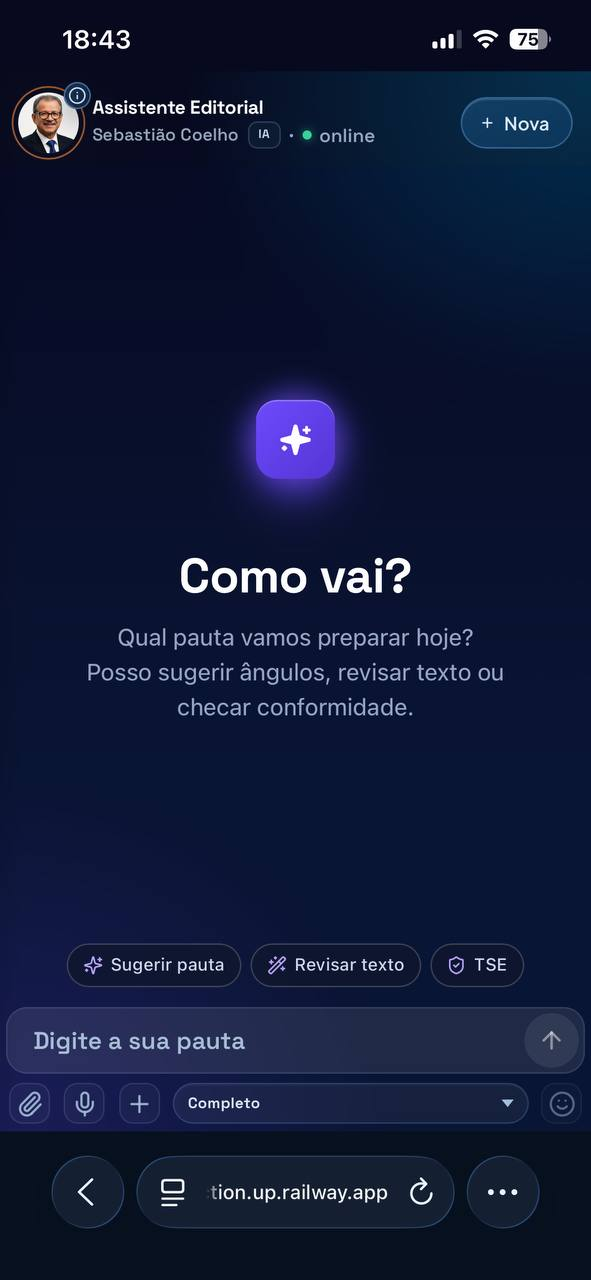
#> input picture Projeto 3 - Personal Ai/Pagina inicial Ai.jpg, 591 x 1280 px; the run also reads 2 pictures not shown here
$ python build_mockups.py
#> lines starting #> are read from the running program, lines starting #| are printed output that depends on the picture
### tools/portfolio_mockup_utils.py
from __future__ import annotations

from pathlib import Path
from typing import Iterable

from PIL import Image, ImageDraw, ImageFilter, ImageFont, ImageOps


def ensure_dir(path: Path) -> None:
    path.mkdir(parents=True, exist_ok=True)


def load_font(size: int, bold: bool = False) -> ImageFont.FreeTypeFont | ImageFont.ImageFont:
    candidates = [
        "C:/Windows/Fonts/segoeuib.ttf" if bold else "C:/Windows/Fonts/segoeui.ttf",
        "C:/Windows/Fonts/arialbd.ttf" if bold else "C:/Windows/Fonts/arial.ttf",
    ]
    for candidate in candidates:
        if Path(candidate).exists():
            return ImageFont.truetype(candidate, size=size)
    return ImageFont.load_default()


def hex_to_rgb(value: str) -> tuple[int, int, int]:
    value = value.lstrip("#")
    return tuple(int(value[i : i + 2], 16) for i in (0, 2, 4))


def vertical_gradient(size: tuple[int, int], top_hex: str, bottom_hex: str) -> Image.Image:
    width, height = size
    top = hex_to_rgb(top_hex)
    bottom = hex_to_rgb(bottom_hex)
    image = Image.new("RGB", size)
    pixels = image.load()
    for y in range(height):
        mix = y / max(height - 1, 1)
        color = tuple(int(top[i] * (1 - mix) + bottom[i] * mix) for i in range(3))
        for x in range(width):
            pixels[x, y] = color
    return image


def add_glows(base: Image.Image, glows: Iterable[tuple[tuple[int, int], int, tuple[int, int, int, int]]]) -> None:
    for center, radius, color in glows:
        layer = Image.new("RGBA", base.size, (0, 0, 0, 0))
        draw = ImageDraw.Draw(layer)
        x, y = center
        draw.ellipse((x - radius, y - radius, x + radius, y + radius), fill=color)
        layer = layer.filter(ImageFilter.GaussianBlur(radius // 2))
        base.alpha_composite(layer)


def add_noise(base: Image.Image, opacity: int = 16) -> None:
    noise = Image.effect_noise(base.size, 10).convert("L")
    noise = ImageOps.colorize(noise, (0, 0, 0), (255, 255, 255)).convert("RGBA")
    noise.putalpha(opacity)
    base.alpha_composite(noise)


def add_grid(base: Image.Image, step: int = 88, color: tuple[int, int, int, int] = (255, 255, 255, 18)) -> None:
    layer = Image.new("RGBA", base.size, (0, 0, 0, 0))
    draw = ImageDraw.Draw(layer)
    width, height = base.size
    for x in range(0, width, step):
        draw.line((x, 0, x, height), fill=color, width=1)
    for y in range(0, height, step):
        draw.line((0, y, width, y), fill=color, width=1)
    layer = layer.filter(ImageFilter.GaussianBlur(0.4))
    base.alpha_composite(layer)


def make_stage(
    size: tuple[int, int],
    top: str,
    bottom: str,
    glows: Iterable[tuple[tuple[int, int], int, tuple[int, int, int, int]]],
) -> Image.Image:
    canvas = vertical_gradient(size, top, bottom).convert("RGBA")
    add_glows(canvas, glows)
    add_grid(canvas)
    add_noise(canvas, opacity=14)
    return canvas


def rounded_mask(size: tuple[int, int], radius: int) -> Image.Image:
    mask = Image.new("L", size, 0)
    draw = ImageDraw.Draw(mask)
    draw.rounded_rectangle((0, 0, size[0], size[1]), radius=radius, fill=255)
    return mask


def soften_shot(image: Image.Image) -> Image.Image:
    image = image.filter(ImageFilter.GaussianBlur(0.2))
    image = image.filter(ImageFilter.UnsharpMask(radius=1.8, percent=130, threshold=2))
    return image


# [5 lines left out: function make_shadow, not called in this run]


def text_width(draw: ImageDraw.ImageDraw, text: str, font: ImageFont.ImageFont) -> int:
    box = draw.textbbox((0, 0), text, font=font)
    return box[2] - box[0]


def wrap_text(draw: ImageDraw.ImageDraw, text: str, font: ImageFont.ImageFont, max_width: int) -> list[str]:
    words = text.split()
    lines: list[str] = []
    current = ""
    for word in words:
        trial = word if not current else current + " " + word
        if text_width(draw, trial, font) <= max_width:
            current = trial
        else:
            if current:
                lines.append(current)
            current = word
    if current:
        lines.append(current)
    return lines


def draw_label(draw: ImageDraw.ImageDraw, x: int, y: int, text: str) -> None:
    font = load_font(20, bold=True)
    w = text_width(draw, text, font) + 34
    h = 42
    draw.rounded_rectangle((x, y, x + w, y + h), radius=21, fill=(255, 255, 255, 172), outline=(255, 255, 255, 110), width=1)
    draw.text((x + 18, y + 11), text, font=font, fill=(49, 57, 66))


def draw_guest_avatar(
    draw: ImageDraw.ImageDraw,
    center: tuple[int, int],
    radius: int,
    bg: tuple[int, int, int] = (107, 114, 128),
    fg: tuple[int, int, int] = (255, 255, 255),
) -> None:
    cx, cy = center
    draw.ellipse((cx - radius, cy - radius, cx + radius, cy + radius), fill=bg)
    head_r = int(radius * 0.28)
    draw.ellipse(
        (cx - head_r, cy - radius * 0.34 - head_r, cx + head_r, cy - radius * 0.34 + head_r),
        fill=fg,
    )
    body_w = int(radius * 1.08)
    body_h = int(radius * 0.82)
    draw.rounded_rectangle(
        (
            cx - body_w // 2,
            cy - radius * 0.02,
            cx + body_w // 2,
            cy - radius * 0.02 + body_h,
        ),
        radius=int(radius * 0.26),
        fill=fg,
    )


def add_copy_block(
    canvas: Image.Image,
    title: str,
    subtitle: str,
    label: str,
    x: int = 160,
    y: int = 126,
) -> None:
    draw = ImageDraw.Draw(canvas)
    draw_label(draw, x, y, label)
    title_font = load_font(46, bold=True)
    body_font = load_font(18)
    draw.text((x, y + 70), title, font=title_font, fill=(39, 44, 51))
    draw.text((x, y + 136), subtitle, font=body_font, fill=(92, 98, 108))


def crop_resize(image: Image.Image, box: tuple[int, int, int, int], size: tuple[int, int]) -> Image.Image:
    crop = image.crop(box)
    crop_ratio = crop.width / crop.height
    target_ratio = size[0] / size[1]
    if crop_ratio > target_ratio:
      new_h = size[1]
      new_w = int(new_h * crop_ratio)
    else:
      new_w = size[0]
      new_h = int(new_w / crop_ratio)
    resized = crop.resize((new_w, new_h), Image.Resampling.LANCZOS)
    left = max((new_w - size[0]) // 2, 0)
    top = max((new_h - size[1]) // 2, 0)
    return resized.crop((left, top, left + size[0], top + size[1]))


def build_phone_frame(
    screen: Image.Image,
    outer_w: int = 620,
    outer_h: int = 1280,
    body_color: tuple[int, int, int] = (13, 16, 22),
) -> tuple[Image.Image, dict]:
    bezel = 22
    frame = Image.new("RGBA", (outer_w, outer_h), (0, 0, 0, 0))
    draw = ImageDraw.Draw(frame)

    draw.rounded_rectangle((12, 12, outer_w - 12, outer_h - 12), radius=94, fill=(32, 37, 46, 255))
    draw.rounded_rectangle((18, 18, outer_w - 18, outer_h - 18), radius=90, fill=body_color)
    draw.rounded_rectangle((28, 28, outer_w - 28, outer_h - 28), radius=84, outline=(105, 115, 128, 82), width=2)

    screen_w = outer_w - bezel * 2
    screen_h = outer_h - bezel * 2
    source_w, source_h = screen.size
    screen = soften_shot(screen.resize((screen_w, screen_h), Image.Resampling.LANCZOS))
    mask = rounded_mask((screen_w, screen_h), 70)
    frame.paste(screen, (bezel, bezel), mask)

    speaker_w = 120
    speaker_h = 10
    speaker_x = (outer_w - speaker_w) // 2
    speaker_y = 54
    draw.rounded_rectangle((speaker_x, speaker_y, speaker_x + speaker_w, speaker_y + speaker_h), radius=5, fill=(34, 39, 47, 235))
    draw.rounded_rectangle((speaker_x + 12, speaker_y + 2, speaker_x + speaker_w - 12, speaker_y + speaker_h - 2), radius=4, fill=(58, 64, 74, 245))

    side_line = (255, 255, 255, 34)
    draw.rounded_rectangle((8, 210, 12, 360), radius=2, fill=side_line)
    draw.rounded_rectangle((8, 390, 12, 500), radius=2, fill=side_line)
    draw.rounded_rectangle((outer_w - 12, 300, outer_w - 8, 470), radius=2, fill=side_line)

    gloss = Image.new("RGBA", (outer_w, outer_h), (0, 0, 0, 0))
    gd = ImageDraw.Draw(gloss)
    gd.polygon(
        [(outer_w * 0.54, 0), (outer_w, 0), (outer_w, outer_h * 0.42), (outer_w * 0.7, outer_h * 0.24)],
        fill=(255, 255, 255, 24),
    )
    gloss = gloss.filter(ImageFilter.GaussianBlur(16))
    frame.alpha_composite(gloss)

    return frame, {
        "screen_box": (bezel, bezel, bezel + screen_w, bezel + screen_h),
        "scale_x": screen_w / source_w,
        "scale_y": screen_h / source_h,
    }


def place_phone_frame(
    canvas: Image.Image,
    screen: Image.Image,
    pos: tuple[int, int],
    outer_w: int = 620,
    outer_h: int = 1280,
    shadow_alpha: int = 0,
) -> dict:
    phone, meta = build_phone_frame(screen, outer_w=outer_w, outer_h=outer_h)
    if shadow_alpha > 0:
        shadow = make_shadow((phone.width + 90, phone.height + 90), 96, 44, shadow_alpha)
        canvas.alpha_composite(shadow, (pos[0] - 45, pos[1] - 34))
    canvas.alpha_composite(phone, pos)
    return {
        "x": pos[0],
        "y": pos[1],
        "w": phone.width,
        "h": phone.height,
        "screen_box": (
            pos[0] + meta["screen_box"][0],
            pos[1] + meta["screen_box"][1],
            pos[0] + meta["screen_box"][2],
            pos[1] + meta["screen_box"][3],
        ),
        "scale_x": meta["scale_x"],
        "scale_y": meta["scale_y"],
    }


def phone_point(meta: dict, point: tuple[int, int]) -> tuple[int, int]:
    x = int(meta["screen_box"][0] + point[0] * meta["scale_x"])
    y = int(meta["screen_box"][1] + point[1] * meta["scale_y"])
    return x, y


def add_callout_panel_phone(
    canvas: Image.Image,
    source_shot: Image.Image,
    phone_meta: dict,
    crop_box: tuple[int, int, int, int],
    panel_box: tuple[int, int, int, int],
    title: str,
    body: str,
    accent: tuple[int, int, int],
    badge: str = "ZOOM EM DETALHE",
) -> None:
    draw = ImageDraw.Draw(canvas)
    panel = Image.new("RGBA", (panel_box[2] - panel_box[0], panel_box[3] - panel_box[1]), (0, 0, 0, 0))
    pd = ImageDraw.Draw(panel)
    pd.rounded_rectangle((0, 0, panel.width, panel.height), radius=32, fill=(16, 21, 29, 245), outline=(66, 79, 91, 148), width=1)

    crop = crop_resize(source_shot, crop_box, (panel.width - 40, 188))
    crop_mask = rounded_mask(crop.size, 22)
    panel.paste(crop, (20, 20), crop_mask)

    badge_font = load_font(14, bold=True)
    badge_w = text_width(pd, badge, badge_font) + 24
    pd.rounded_rectangle((20, 220, 20 + badge_w, 248), radius=14, fill=(accent[0], accent[1], accent[2], 48), outline=(accent[0], accent[1], accent[2], 120), width=1)
    pd.text((32, 227), badge, font=badge_font, fill=(accent[0], accent[1], accent[2], 255))

    title_font = load_font(24, bold=True)
    body_font = load_font(17)
    pd.text((20, 268), title, font=title_font, fill=(239, 243, 247))
    body_lines = wrap_text(pd, body, body_font, panel.width - 40)
    y = 308
    for line in body_lines[:4]:
        pd.text((20, y), line, font=body_font, fill=(172, 182, 194))
        y += 24

    canvas.alpha_composite(panel, (panel_box[0], panel_box[1]))

    anchor_src = ((crop_box[0] + crop_box[2]) // 2, (crop_box[1] + crop_box[3]) // 2)
    src_point = phone_point(phone_meta, anchor_src)
    panel_anchor = (panel_box[0], panel_box[1] + 86)
    mid_x = int((src_point[0] + panel_anchor[0]) / 2)
    line_color = accent + (220,)
    draw.line((src_point[0], src_point[1], mid_x, src_point[1]), fill=line_color, width=3)
    draw.line((mid_x, src_point[1], mid_x, panel_anchor[1]), fill=line_color, width=3)
    draw.line((mid_x, panel_anchor[1], panel_anchor[0], panel_anchor[1]), fill=line_color, width=3)
    draw.ellipse((src_point[0] - 8, src_point[1] - 8, src_point[0] + 8, src_point[1] + 8), fill=(16, 21, 29, 255), outline=line_color, width=3)
    draw.ellipse((panel_anchor[0] - 7, panel_anchor[1] - 7, panel_anchor[0] + 7, panel_anchor[1] + 7), fill=(16, 21, 29, 255), outline=line_color, width=3)


# [137 lines left out: functions build_browser_frame, place_browser_frame, browser_point, add_callout_panel_browser, not called in this run]

### Projeto 3 - Personal Ai/edicoes-portfolio/build_mockups.py
from __future__ import annotations

import gc
import sys
from pathlib import Path

from PIL import Image, ImageDraw

sys.path.append(str(Path(__file__).resolve().parents[2] / "tools"))

from portfolio_mockup_utils import (  # noqa: E402
    add_callout_panel_phone,
    add_copy_block,
    draw_guest_avatar,
    ensure_dir,
    load_font,
    make_stage,
    place_phone_frame,
)


ROOT = Path(__file__).resolve().parent.parent
OUT_DIR = Path(__file__).resolve().parent


def shot_crop(name: str) -> tuple[int, int, int, int]:
    if name.startswith("Pagina inicial"):
        return (0, 0, 591, 1068)
    if "Responsabilidade" in name:
        return (0, 0, 591, 1072)
    return (0, 0, 591, 1088)


def open_shot(name: str, crop: tuple[int, int, int, int] | None = None) -> Image.Image:
    image = Image.open(ROOT / name).convert("RGB")
    image = image.crop(crop) if crop else image
    image = anonymize_candidate_header(image)
    if "Responsabilidade" in name:
        image = anonymize_responsibility_modal(image)
    return image


def anonymize_candidate_header(image: Image.Image) -> Image.Image:
    screen = image.copy()
    draw = ImageDraw.Draw(screen)
    body_font = load_font(15, bold=True)

    draw.ellipse((11, 83, 85, 157), fill=(255, 255, 255), outline=(213, 120, 71), width=3)
    draw_guest_avatar(draw, (48, 120), 28, bg=(170, 176, 188), fg=(255, 255, 255))
    draw.rounded_rectangle((88, 114, 248, 146), radius=10, fill=(13, 18, 46))
    draw.text((92, 119), "Seu candidato", font=body_font, fill=(203, 209, 222))
    return screen


def anonymize_responsibility_modal(image: Image.Image) -> Image.Image:
    screen = image.copy()
    draw = ImageDraw.Draw(screen)
    text_font = load_font(18, bold=True)

    draw.rectangle((34, 385, 320, 426), fill=(22, 28, 64))
    draw.text((39, 389), "do seu candidato.", font=text_font, fill=(244, 246, 250))
    return screen


def export_single(title: str, subtitle: str, screen_name: str, out_name: str) -> None:
    screen = open_shot(screen_name, shot_crop(screen_name))
    canvas = make_stage(
        (1520, 1640),
        "#efedf8",
        "#dfdde9",
        [((220, 220), 320, (128, 104, 255, 44)), ((1260, 260), 280, (72, 190, 255, 28))],
    )
    add_copy_block(canvas, title, subtitle, "PERSONAL AI", x=120, y=98)
    place_phone_frame(canvas, screen, (480, 300), outer_w=560, outer_h=1156)
    draw = ImageDraw.Draw(canvas)
    font = load_font(18)
    draw.text(
        (120, 1488),
        "Tratamento mobile para parecer produto real, nao demo solta.",
        font=font,
        fill=(102, 108, 118),
    )
    canvas.convert("RGB").save(OUT_DIR / out_name, quality=95)


def export_thumb() -> None:
    home = open_shot("Pagina inicial Ai.jpg", shot_crop("Pagina inicial Ai.jpg"))
    actions = open_shot("Opçoes que ela fornece.jpg", shot_crop("Opçoes que ela fornece.jpg"))
    canvas = make_stage(
        (1400, 980),
        "#10142a",
        "#0c1125",
        [
            ((180, 180), 260, (135, 104, 255, 44)),
            ((1210, 180), 220, (72, 190, 255, 34)),
            ((1120, 860), 260, (104, 78, 255, 28)),
        ],
    )
    draw = ImageDraw.Draw(canvas)
    from portfolio_mockup_utils import draw_label  # noqa: E402

    draw_label(draw, 70, 64, "PERSONAL AI")
    place_phone_frame(canvas, home, (94, 190), outer_w=380, outer_h=784)
    place_phone_frame(canvas, actions, (720, 152), outer_w=470, outer_h=970)
    title_font = load_font(30, bold=True)
    body_font = load_font(17)
    draw.text((70, 856), "Assistente editorial com clareza, risco e proximo passo.", font=title_font, fill=(241, 244, 250))
    draw.text((70, 904), "Preview para card do portfolio.", font=body_font, fill=(136, 144, 164))
    canvas.convert("RGB").save(OUT_DIR / "04-personal-ai-thumb.png", quality=95)


def export_hero() -> None:
    home = open_shot("Pagina inicial Ai.jpg", shot_crop("Pagina inicial Ai.jpg"))
    resp = open_shot("Responsabilidade da ai.jpg", shot_crop("Responsabilidade da ai.jpg"))
    canvas = make_stage(
        (1920, 1400),
        "#efedf8",
        "#dfdde9",
        [
            ((230, 220), 340, (128, 104, 255, 46)),
            ((1710, 240), 320, (72, 190, 255, 30)),
            ((1560, 1180), 320, (92, 78, 255, 24)),
        ],
    )
    add_copy_block(
        canvas,
        "Assistencia editorial com responsabilidade embutida",
        "Home do assistente, acoes guiadas e mensagem de responsabilidade tratadas como produto premium.",
        "PERSONAL AI",
        x=120,
        y=104,
    )
    place_phone_frame(canvas, home, (140, 430), outer_w=360, outer_h=742)
    place_phone_frame(canvas, resp, (540, 290), outer_w=430, outer_h=888)
    draw = ImageDraw.Draw(canvas)
    quote_font = load_font(22, bold=True)
    body_font = load_font(18)
    draw.text((1260, 610), "Tom, seguranca e decisao em um fluxo unico.", font=quote_font, fill=(41, 46, 54))
    lines = [
        "A IA ganha cara de produto quando a interface",
        "mostra criterio, contexto e responsabilidade de uso.",
    ]
    y = 660
    for line in lines:
        draw.text((1260, y), line, font=body_font, fill=(102, 108, 118))
        y += 28
    canvas.convert("RGB").save(OUT_DIR / "05-personal-ai-hero.png", quality=95)


def export_callout_actions() -> None:
    actions = open_shot("Opçoes que ela fornece.jpg", shot_crop("Opçoes que ela fornece.jpg"))
    canvas = make_stage(
        (1880, 1360),
        "#efedf8",
        "#dfdde9",
        [
            ((230, 220), 300, (128, 104, 255, 42)),
            ((1660, 240), 300, (72, 190, 255, 26)),
        ],
    )
    add_copy_block(
        canvas,
        "Acoes prontas com proximo passo claro",
        "O zoom editorial reforca utilidade real e reduz leitura dispersa.",
        "PERSONAL AI",
        x=120,
        y=104,
    )
    phone_meta = place_phone_frame(canvas, actions, (110, 280), outer_w=500, outer_h=1032)
    add_callout_panel_phone(
        canvas,
        actions,
        phone_meta,
        (20, 650, 562, 1012),
        (940, 620, 1560, 1040),
        "Revisao editorial pronta",
        "Componente desenhado para encurtar o caminho entre intencao, revisao e proxima acao segura da equipe.",
        (142, 122, 255),
    )
    canvas.convert("RGB").save(OUT_DIR / "06-personal-ai-actions-callout.png", quality=95)


def export_callout_responsabilidade() -> None:
    resp = open_shot("Responsabilidade da ai.jpg", shot_crop("Responsabilidade da ai.jpg"))
    canvas = make_stage(
        (1880, 1360),
        "#efedf8",
        "#dfdde9",
        [
            ((230, 220), 300, (128, 104, 255, 42)),
            ((1660, 240), 300, (255, 154, 110, 18)),
        ],
    )
    add_copy_block(
        canvas,
        "Camada de responsabilidade visivel",
        "A mensagem nao parece texto juridico jogado. Ela entra como parte da experiencia.",
        "PERSONAL AI",
        x=120,
        y=104,
    )
    phone_meta = place_phone_frame(canvas, resp, (110, 280), outer_w=500, outer_h=1032)
    add_callout_panel_phone(
        canvas,
        resp,
        phone_meta,
        (18, 166, 430, 610),
        (940, 580, 1560, 1000),
        "Responsabilidade embutida",
        "A interface explicita limites da IA sem quebrar o fluxo. Isso aumenta confianca e reduz leitura de risco.",
        (255, 162, 110),
    )
    canvas.convert("RGB").save(OUT_DIR / "07-personal-ai-responsabilidade-callout.png", quality=95)


def build_all() -> None:
    ensure_dir(OUT_DIR)
    export_single(
        "Home do assistente editorial",
        "Boas-vindas, status e entrada principal com acabamento premium.",
        "Pagina inicial Ai.jpg",
        "01-personal-ai-home-iphone.png",
    )
#> in open_shot, image is the input picture: PIL image 591x1280 RGB; mean R, G, B 17.1, 26.1, 55.8
#> in open_shot, `image = image.crop(crop) if crop else image`:
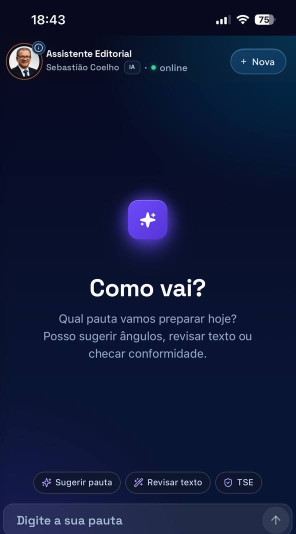
#> image: PIL image 591x1068 RGB (shown at 1/2 size); mean R, G, B 16.7, 25.6, 56.7
#> in make_stage, `canvas = vertical_gradient(size, top, bottom).convert("RGBA")`:
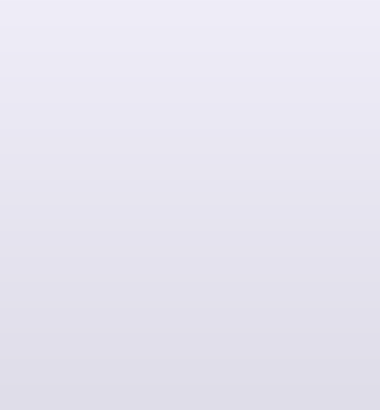
#> canvas: PIL image 1520x1640 RGBA (shown at 1/4 size); mean R, G, B, A 230.5, 228.5, 240, 255
#> the loop in add_glows, `for center, radius, color in glows:` made 2 passes
#> pass 1, in add_glows, `layer = layer.filter(ImageFilter.GaussianBlur(radius // 2))`:
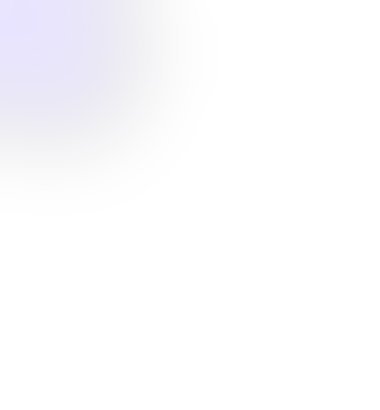
#> layer: PIL image 1520x1640 RGBA (shown at 1/4 size); mean R, G, B, A 13, 10.6, 26, 4.5; transparent parts drawn white
#> after the loop in add_glows, `for center, radius, color in glows:`:
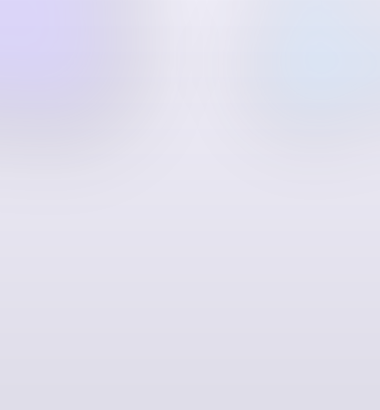
#> base: PIL image 1520x1640 RGBA (shown at 1/4 size); mean R, G, B, A 225.9, 224.4, 237.8, 255
#> in add_noise, `noise = Image.effect_noise(base.size, 10).convert("L")`:
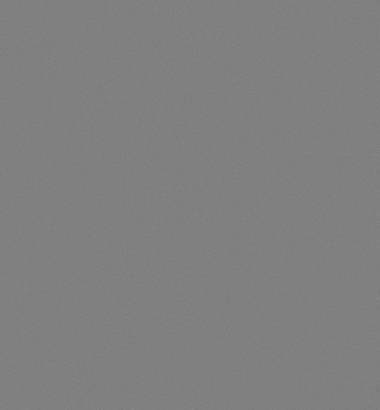
#> noise: PIL image 1520x1640 L (shown at 1/4 size); min 74, max 174, mean 127.5
#> in soften_shot, `image = image.filter(ImageFilter.GaussianBlur(0.2))`:
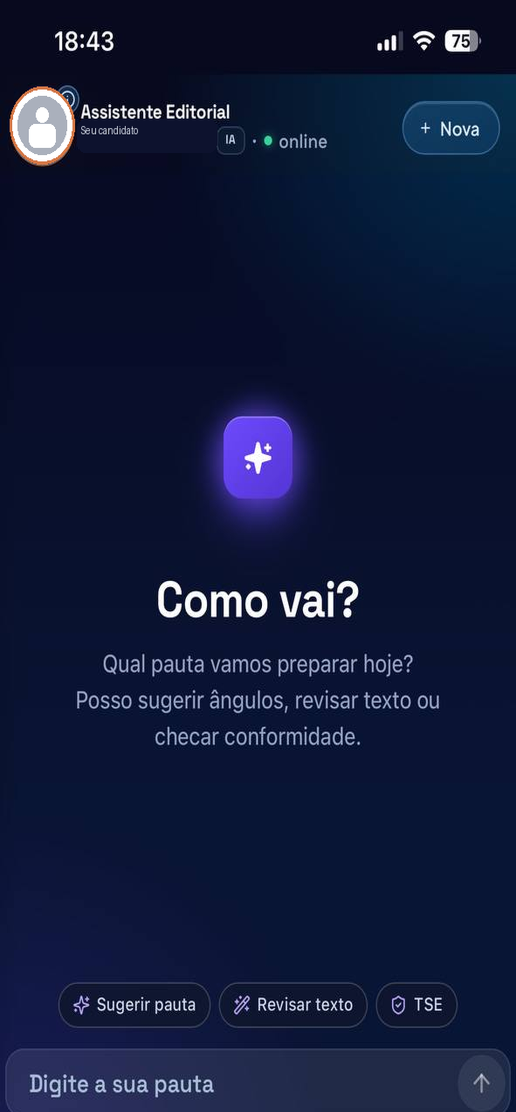
#> image: PIL image 516x1112 RGB; mean R, G, B 17.3, 26.2, 57.3
#> (the rest of the program and of its run is left out)
